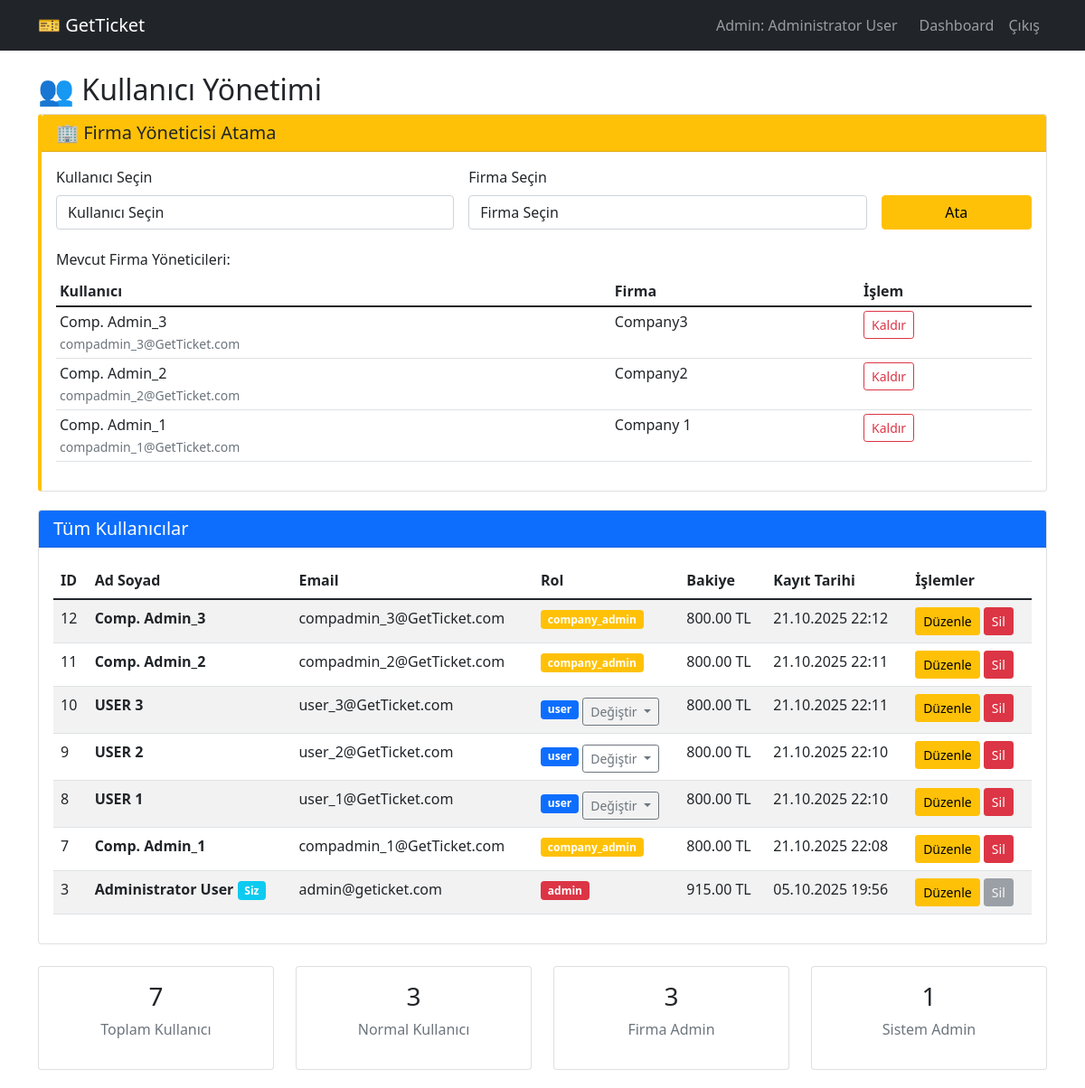
Screenshot of /pages/kullanici_yonetimi.php (signed in) with the database file from the repository.
### tables this page shows
CREATE TABLE users (
    id INTEGER PRIMARY KEY AUTOINCREMENT,
    full_name TEXT NOT NULL,
    email TEXT UNIQUE NOT NULL,
    role TEXT NOT NULL,
    password TEXT NOT NULL,
    company_id INTEGER,
    balance REAL DEFAULT 800.00,
    created_at DATETIME DEFAULT CURRENT_TIMESTAMP,
    FOREIGN KEY (company_id) REFERENCES bus_companies(id)
);

CREATE TABLE bus_companies (
    id INTEGER PRIMARY KEY AUTOINCREMENT,
    name TEXT UNIQUE NOT NULL,
    logo_path TEXT,
    created_at DATETIME DEFAULT CURRENT_TIMESTAMP
);

### pages/kullanici_yonetimi.php (the view, shortened to what this page needs)
<?php
$db = getDBConnection();
$stmt = $db->query("
    SELECT u.*, c.name as company_name
    FROM users u
    LEFT JOIN bus_companies c ON u.company_id = c.id
    ORDER BY u.created_at DESC
");
$users = $stmt->fetchAll(PDO::FETCH_ASSOC);
?>
<!DOCTYPE html>
<html lang="tr">
<head>
    <link href="https://cdn.jsdelivr.net/npm/bootstrap@5.1.3/dist/css/bootstrap.min.css" rel="stylesheet">
</head>
<body>
    <nav class="navbar navbar-expand-lg navbar-dark bg-dark">
        <div class="container">
            <a class="navbar-brand" href="../index.php">🎫 GetTicket</a>
            <div class="navbar-nav ms-auto">
                <span class="navbar-text me-3">
                    Admin: <?php echo htmlspecialchars($_SESSION['full_name']); ?>
                </span>
                <a class="nav-link" href="dashboard.php">Dashboard</a>
                <a class="nav-link" href="logout.php">Çıkış</a>
            </div>
        </div>
    </nav>
    <div class="container mt-4">
        <h2>👥 Kullanıcı Yönetimi</h2>
        <div class="card company-admin-section">
            <div class="card-header bg-warning text-dark">
                <h5 class="card-title mb-0">🏢 Firma Yöneticisi Atama</h5>
            </div>
            <div class="card-body">
                <form method="POST" class="row g-3 align-items-end">
                    <div class="col-md-5">
                        <label class="form-label">Kullanıcı Seçin</label>
                        <select name="user_id" class="form-control" required>
                            <option value="">Kullanıcı Seçin</option>
                        </select>
                    </div>
                    <div class="col-md-5">
                        <label class="form-label">Firma Seçin</label>
                        <select name="company_id" class="form-control" required>
                            <option value="">Firma Seçin</option>
                        </select>
                    </div>
                    <div class="col-md-2">
                        <button type="submit" name="assign_company_admin" class="btn btn-warning w-100">
                            Ata
                        </button>
                    </div>
                </form>
                <?php
                $company_admins = array_filter($users, fn($u) => $u['role'] === 'company_admin');
                if (!empty($company_admins)): ?>
                <div class="mt-4">
                    <h6>Mevcut Firma Yöneticileri:</h6>
                    <div class="table-responsive">
                        <table class="table table-sm">
                            <thead>
                                <tr>
                                    <th>Kullanıcı</th>
                                    <th>Firma</th>
                                    <th>İşlem</th>
                                </tr>
                            </thead>
                            <tbody>
                                <?php foreach ($company_admins as $admin): ?>
                                <tr>
                                    <td>
                                        <?php echo htmlspecialchars($admin['full_name']); ?>
                                        <br><small class="text-muted"><?php echo htmlspecialchars($admin['email']); ?></small>
                                    </td>
                                    <td>
                                        <?php if ($admin['company_name']): ?>
                                            <?php echo htmlspecialchars($admin['company_name']); ?>
                                        <?php else: ?>
                                            <span class="text-danger">Firma atanmamış!</span>
                                        <?php endif; ?>
                                    </td>
                                    <td>
                                        <a href="?remove_company_admin=<?php echo $admin['id']; ?>"
                                           class="btn btn-sm btn-outline-danger"
                                           onclick="return confirm('Firma yöneticiliğini kaldırmak istediğinizden emin misiniz?')">
                                            Kaldır
                                        </a>
                                    </td>
                                </tr>
                                <?php endforeach; ?>
                            </tbody>
                        </table>
                    </div>
                </div>
                <?php endif; ?>
            </div>
        </div>
        <div class="card">
            <div class="card-header bg-primary text-white">
                <h5 class="card-title mb-0">Tüm Kullanıcılar</h5>
            </div>
            <div class="card-body">
                <?php if (empty($users)): ?>
                    <p class="text-muted">Henüz kullanıcı bulunmuyor.</p>
                <?php else: ?>
                    <div class="table-responsive">
                        <table class="table table-striped">
                            <thead>
                                <tr>
                                    <th>ID</th>
                                    <th>Ad Soyad</th>
                                    <th>Email</th>
                                    <th>Rol</th>
                                    <th>Bakiye</th>
                                    <th>Kayıt Tarihi</th>
                                    <th>İşlemler</th>
                                </tr>
                            </thead>
                            <tbody>
                                <?php foreach ($users as $user): ?>
                                <tr>
                                    <td><?php echo $user['id']; ?></td>
                                    <td>
                                        <strong><?php echo htmlspecialchars($user['full_name']); ?></strong>
                                        <?php if ($user['id'] == $_SESSION['user_id']): ?>
                                            <span class="badge bg-info">Siz</span>
                                        <?php endif; ?>
                                    </td>
                                    <td><?php echo htmlspecialchars($user['email']); ?></td>
                                    <td>
                                        <span class="badge role-badge
                                            <?php echo $user['role'] === 'admin' ? 'bg-danger' :
                                                  ($user['role'] === 'company_admin' ? 'bg-warning' : 'bg-primary'); ?>">
                                            <?php echo htmlspecialchars($user['role']); ?>
                                        </span>
                                        <?php if ($user['id'] != $_SESSION['user_id'] && $user['role'] !== 'company_admin'): ?>
                                        <div class="btn-group btn-group-sm mt-1">
                                            <button type="button" class="btn btn-outline-secondary dropdown-toggle" data-bs-toggle="dropdown">
                                                Değiştir
                                            </button>
                                        </div>
                                        <?php endif; ?>
                                    </td>
                                    <td><?php echo number_format($user['balance'], 2); ?> TL</td>
                                    <td><?php echo date('d.m.Y H:i', strtotime($user['created_at'])); ?></td>
                                    <td class="table-actions">
                                        <button type="button" class="btn btn-sm btn-warning"
                                            data-bs-toggle="modal"
                                            data-bs-target="#editModal<?php echo $user['id']; ?>">
                                            Düzenle
                                        </button>
                                        <?php if ($user['id'] != $_SESSION['user_id']): ?>
                                        <a href="?delete=<?php echo $user['id']; ?>"
                                           class="btn btn-sm btn-danger"
                                           onclick="return confirm('Bu kullanıcıyı silmek istediğinizden emin misiniz?')">
                                            Sil
                                        </a>
                                        <?php else: ?>
                                        <button class="btn btn-sm btn-secondary" disabled>Sil</button>
                                        <?php endif; ?>
                                    </td>
                                </tr>
                                <?php endforeach; ?>
                            </tbody>
                        </table>
                    </div>
                <?php endif; ?>
            </div>
        </div>
        <div class="row mt-4">
            <div class="col-md-3">
                <div class="card text-center">
                    <div class="card-body">
                        <h3><?php echo count($users); ?></h3>
                        <p class="text-muted">Toplam Kullanıcı</p>
                    </div>
                </div>
            </div>
            <div class="col-md-3">
                <div class="card text-center">
                    <div class="card-body">
                        <h3><?php echo count(array_filter($users, fn($u) => $u['role'] === 'user')); ?></h3>
                        <p class="text-muted">Normal Kullanıcı</p>
                    </div>
                </div>
            </div>
            <div class="col-md-3">
                <div class="card text-center">
                    <div class="card-body">
                        <h3><?php echo count(array_filter($users, fn($u) => $u['role'] === 'company_admin')); ?></h3>
                        <p class="text-muted">Firma Admin</p>
                    </div>
                </div>
            </div>
            <div class="col-md-3">
                <div class="card text-center">
                    <div class="card-body">
                        <h3><?php echo count(array_filter($users, fn($u) => $u['role'] === 'admin')); ?></h3>
                        <p class="text-muted">Sistem Admin</p>
                    </div>
                </div>
            </div>
        </div>
    </div>
</body>
</html>

### pages/kullanici_yonetimi.php (style rules this page uses)
.card { margin-bottom: 20px; }
.table-actions { white-space: nowrap; }
.role-badge { font-size: 0.75em; }
.company-admin-section { border-left: 4px solid #ffc107; }

### rows the page displays
users: full_name "Comp. Admin_3", email "compadmin_3@GetTicket.com", company.name "Company3", id "12", role "company_admin", balance "800.00", created_at "21.10.2025 22:12"
users: full_name "Comp. Admin_2", email "compadmin_2@GetTicket.com", company.name "Company2", id "11", role "company_admin", balance "800.00", created_at "21.10.2025 22:11"
users: full_name "Comp. Admin_1", email "compadmin_1@GetTicket.com", company.name "Company 1", id "7", role "company_admin", balance "800.00", created_at "21.10.2025 22:08"
users: id "10", full_name "USER 3", email "user_3@GetTicket.com", role "user", balance "800.00", created_at "21.10.2025 22:11"
users: id "9", full_name "USER 2", email "user_2@GetTicket.com", role "user", balance "800.00", created_at "21.10.2025 22:10"
users: id "8", full_name "USER 1", email "user_1@GetTicket.com", role "user", balance "800.00", created_at "21.10.2025 22:10"
users: id "3", full_name "Administrator User", shows "Siz", email "admin@geticket.com", role "admin", balance "915.00", created_at "05.10.2025 19:56", shows "Sil"

### other values shown
$_SESSION['full_name'] "Administrator User"
count($users) "7"
count(array_filter($users, fn($u) => $u['role'] === 'user')) "3"
count(array_filter($users, fn($u) => $u['role'] === 'company_admin')) "3"
count(array_filter($users, fn($u) => $u['role'] === 'admin')) "1"
